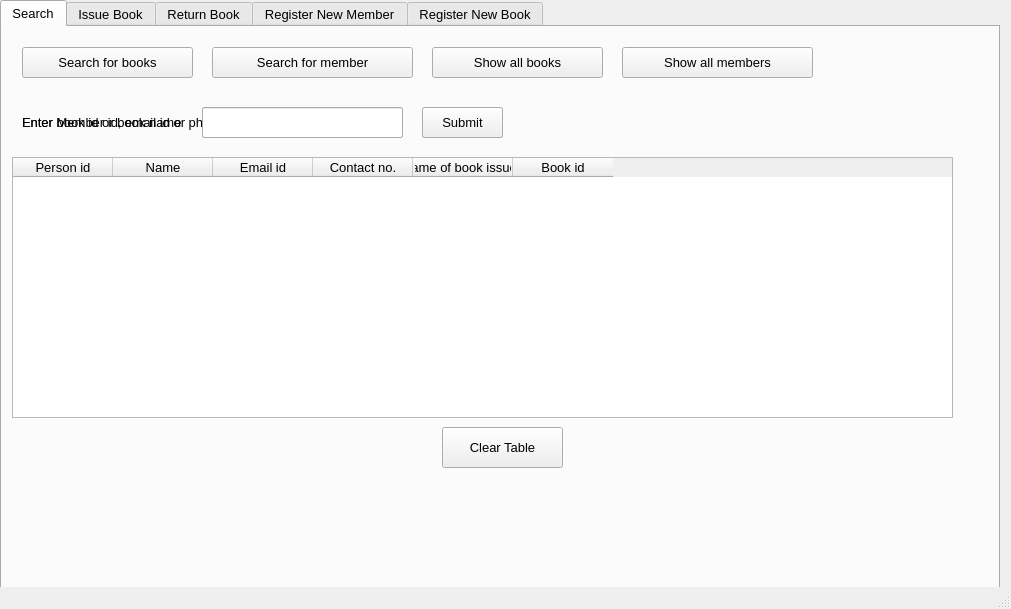
<?xml version="1.0" encoding="UTF-8"?>
<ui version="4.0">
 <class>MainWindow</class>
 <widget class="QMainWindow" name="MainWindow">
  <property name="geometry">
   <rect>
    <x>0</x>
    <y>0</y>
    <width>1011</width>
    <height>609</height>
   </rect>
  </property>
  <property name="windowTitle">
   <string>Library DBMS</string>
  </property>
  <widget class="QWidget" name="centralwidget">
   <property name="sizePolicy">
    <sizepolicy hsizetype="Maximum" vsizetype="Maximum">
     <horstretch>0</horstretch>
     <verstretch>0</verstretch>
    </sizepolicy>
   </property>
   <widget class="QTabWidget" name="tabWidget">
    <property name="geometry">
     <rect>
      <x>0</x>
      <y>0</y>
      <width>1000</width>
      <height>600</height>
     </rect>
    </property>
    <property name="sizePolicy">
     <sizepolicy hsizetype="Maximum" vsizetype="Maximum">
      <horstretch>0</horstretch>
      <verstretch>0</verstretch>
     </sizepolicy>
    </property>
    <property name="minimumSize">
     <size>
      <width>1000</width>
      <height>600</height>
     </size>
    </property>
    <property name="font">
     <font>
      <pointsize>10</pointsize>
     </font>
    </property>
    <property name="currentIndex">
     <number>0</number>
    </property>
    <widget class="QWidget" name="tab">
     <attribute name="title">
      <string>Search</string>
     </attribute>
     <widget class="QPushButton" name="searchbks">
      <property name="geometry">
       <rect>
        <x>20</x>
        <y>20</y>
        <width>171</width>
        <height>31</height>
       </rect>
      </property>
      <property name="text">
       <string>Search for books</string>
      </property>
     </widget>
     <widget class="QPushButton" name="searchmbr">
      <property name="geometry">
       <rect>
        <x>210</x>
        <y>20</y>
        <width>201</width>
        <height>31</height>
       </rect>
      </property>
      <property name="text">
       <string>Search for member</string>
      </property>
     </widget>
     <widget class="QLabel" name="sbks">
      <property name="geometry">
       <rect>
        <x>20</x>
        <y>80</y>
        <width>261</width>
        <height>31</height>
       </rect>
      </property>
      <property name="text">
       <string>Enter book id or book name</string>
      </property>
     </widget>
     <widget class="QLineEdit" name="sbksinput">
      <property name="geometry">
       <rect>
        <x>200</x>
        <y>80</y>
        <width>201</width>
        <height>31</height>
       </rect>
      </property>
     </widget>
     <widget class="QPushButton" name="sbkssubmit">
      <property name="geometry">
       <rect>
        <x>420</x>
        <y>80</y>
        <width>81</width>
        <height>31</height>
       </rect>
      </property>
      <property name="text">
       <string>Submit</string>
      </property>
     </widget>
     <widget class="QLabel" name="smbr">
      <property name="geometry">
       <rect>
        <x>20</x>
        <y>80</y>
        <width>431</width>
        <height>31</height>
       </rect>
      </property>
      <property name="text">
       <string>Enter Member id, email id or phone no.</string>
      </property>
     </widget>
     <widget class="QTableWidget" name="tblbooks">
      <property name="geometry">
       <rect>
        <x>10</x>
        <y>130</y>
        <width>941</width>
        <height>261</height>
       </rect>
      </property>
      <property name="verticalScrollMode">
       <enum>QAbstractItemView::ScrollPerPixel</enum>
      </property>
      <column>
       <property name="text">
        <string>Book id</string>
       </property>
      </column>
      <column>
       <property name="text">
        <string>Book Name</string>
       </property>
      </column>
      <column>
       <property name="text">
        <string>No. of copies in total</string>
       </property>
      </column>
      <column>
       <property name="text">
        <string>No. of copies issued</string>
       </property>
      </column>
     </widget>
     <widget class="QPushButton" name="clrtable">
      <property name="geometry">
       <rect>
        <x>440</x>
        <y>400</y>
        <width>121</width>
        <height>41</height>
       </rect>
      </property>
      <property name="text">
       <string>Clear Table</string>
      </property>
     </widget>
     <widget class="QPushButton" name="showbks">
      <property name="geometry">
       <rect>
        <x>430</x>
        <y>20</y>
        <width>171</width>
        <height>31</height>
       </rect>
      </property>
      <property name="text">
       <string>Show all books</string>
      </property>
     </widget>
     <widget class="QPushButton" name="showmbr">
      <property name="geometry">
       <rect>
        <x>620</x>
        <y>20</y>
        <width>191</width>
        <height>31</height>
       </rect>
      </property>
      <property name="text">
       <string>Show all members</string>
      </property>
     </widget>
     <widget class="QTableWidget" name="tblissue">
      <property name="geometry">
       <rect>
        <x>10</x>
        <y>130</y>
        <width>941</width>
        <height>261</height>
       </rect>
      </property>
      <property name="sizeAdjustPolicy">
       <enum>QAbstractScrollArea::AdjustIgnored</enum>
      </property>
      <column>
       <property name="text">
        <string>Issuer's Person id</string>
       </property>
      </column>
      <column>
       <property name="text">
        <string>Name of the Person</string>
       </property>
      </column>
      <column>
       <property name="text">
        <string>Book id</string>
       </property>
      </column>
      <column>
       <property name="text">
        <string>Book Name</string>
       </property>
      </column>
      <column>
       <property name="text">
        <string>Copy no. of the book</string>
       </property>
      </column>
      <column>
       <property name="text">
        <string>Issue Date</string>
       </property>
      </column>
      <column>
       <property name="text">
        <string>Due Date</string>
       </property>
      </column>
     </widget>
     <widget class="QTableWidget" name="tblmbr">
      <property name="geometry">
       <rect>
        <x>10</x>
        <y>130</y>
        <width>941</width>
        <height>261</height>
       </rect>
      </property>
      <property name="sizeAdjustPolicy">
       <enum>QAbstractScrollArea::AdjustIgnored</enum>
      </property>
      <column>
       <property name="text">
        <string>Person id</string>
       </property>
      </column>
      <column>
       <property name="text">
        <string>Name</string>
       </property>
      </column>
      <column>
       <property name="text">
        <string>Email id</string>
       </property>
      </column>
      <column>
       <property name="text">
        <string>Contact No.</string>
       </property>
      </column>
     </widget>
     <widget class="QLineEdit" name="smbrinput">
      <property name="geometry">
       <rect>
        <x>200</x>
        <y>80</y>
        <width>201</width>
        <height>31</height>
       </rect>
      </property>
     </widget>
     <widget class="QPushButton" name="smbrsubmit">
      <property name="geometry">
       <rect>
        <x>420</x>
        <y>80</y>
        <width>81</width>
        <height>31</height>
       </rect>
      </property>
      <property name="text">
       <string>Submit</string>
      </property>
     </widget>
     <widget class="QTableWidget" name="tblmbrinfo">
      <property name="geometry">
       <rect>
        <x>10</x>
        <y>130</y>
        <width>941</width>
        <height>261</height>
       </rect>
      </property>
      <column>
       <property name="text">
        <string>Person id</string>
       </property>
      </column>
      <column>
       <property name="text">
        <string>Name</string>
       </property>
      </column>
      <column>
       <property name="text">
        <string>Email id</string>
       </property>
      </column>
      <column>
       <property name="text">
        <string>Contact no.</string>
       </property>
      </column>
      <column>
       <property name="text">
        <string>Name of book issued</string>
       </property>
      </column>
      <column>
       <property name="text">
        <string>Book id</string>
       </property>
      </column>
     </widget>
    </widget>
    <widget class="QWidget" name="Issuetab">
     <property name="sizePolicy">
      <sizepolicy hsizetype="Maximum" vsizetype="Maximum">
       <horstretch>0</horstretch>
       <verstretch>0</verstretch>
      </sizepolicy>
     </property>
     <attribute name="title">
      <string>Issue Book</string>
     </attribute>
     <widget class="QFrame" name="frame">
      <property name="geometry">
       <rect>
        <x>0</x>
        <y>0</y>
        <width>1000</width>
        <height>1000</height>
       </rect>
      </property>
      <property name="sizePolicy">
       <sizepolicy hsizetype="Maximum" vsizetype="Maximum">
        <horstretch>0</horstretch>
        <verstretch>0</verstretch>
       </sizepolicy>
      </property>
      <property name="frameShape">
       <enum>QFrame::StyledPanel</enum>
      </property>
      <property name="frameShadow">
       <enum>QFrame::Raised</enum>
      </property>
      <widget class="QLabel" name="Enteremail">
       <property name="geometry">
        <rect>
         <x>20</x>
         <y>20</y>
         <width>361</width>
         <height>21</height>
        </rect>
       </property>
       <property name="text">
        <string>Enter your id no., email id or phone no.</string>
       </property>
      </widget>
      <widget class="QPushButton" name="emailsubmit">
       <property name="geometry">
        <rect>
         <x>440</x>
         <y>20</y>
         <width>81</width>
         <height>31</height>
        </rect>
       </property>
       <property name="text">
        <string>Submit</string>
       </property>
      </widget>
      <widget class="QLabel" name="enterbookid">
       <property name="geometry">
        <rect>
         <x>20</x>
         <y>100</y>
         <width>141</width>
         <height>21</height>
        </rect>
       </property>
       <property name="text">
        <string>Enter Book Id</string>
       </property>
      </widget>
      <widget class="QPushButton" name="bkidsubmit">
       <property name="geometry">
        <rect>
         <x>320</x>
         <y>100</y>
         <width>81</width>
         <height>31</height>
        </rect>
       </property>
       <property name="text">
        <string>Submit</string>
       </property>
      </widget>
      <widget class="QLabel" name="bookerror">
       <property name="geometry">
        <rect>
         <x>20</x>
         <y>160</y>
         <width>291</width>
         <height>21</height>
        </rect>
       </property>
       <property name="text">
        <string>No such book found in database.</string>
       </property>
      </widget>
      <widget class="QLabel" name="enterbname">
       <property name="geometry">
        <rect>
         <x>20</x>
         <y>210</y>
         <width>161</width>
         <height>21</height>
        </rect>
       </property>
       <property name="text">
        <string>Enter Book Name</string>
       </property>
      </widget>
      <widget class="QPushButton" name="bnamesubmit">
       <property name="geometry">
        <rect>
         <x>350</x>
         <y>210</y>
         <width>81</width>
         <height>31</height>
        </rect>
       </property>
       <property name="text">
        <string>Submit</string>
       </property>
      </widget>
      <widget class="QLineEdit" name="emailinput">
       <property name="geometry">
        <rect>
         <x>220</x>
         <y>20</y>
         <width>201</width>
         <height>31</height>
        </rect>
       </property>
      </widget>
      <widget class="QLineEdit" name="bkidinput">
       <property name="geometry">
        <rect>
         <x>100</x>
         <y>100</y>
         <width>201</width>
         <height>31</height>
        </rect>
       </property>
      </widget>
      <widget class="QLineEdit" name="bname">
       <property name="geometry">
        <rect>
         <x>130</x>
         <y>210</y>
         <width>201</width>
         <height>31</height>
        </rect>
       </property>
      </widget>
      <widget class="QLabel" name="copy">
       <property name="geometry">
        <rect>
         <x>20</x>
         <y>290</y>
         <width>561</width>
         <height>21</height>
        </rect>
       </property>
       <property name="text">
        <string>How many copies of this book are there in total?</string>
       </property>
      </widget>
      <widget class="QLineEdit" name="copyinput">
       <property name="geometry">
        <rect>
         <x>250</x>
         <y>290</y>
         <width>61</width>
         <height>31</height>
        </rect>
       </property>
       <property name="text">
        <string/>
       </property>
      </widget>
      <widget class="QPushButton" name="copysubmit">
       <property name="geometry">
        <rect>
         <x>330</x>
         <y>290</y>
         <width>81</width>
         <height>31</height>
        </rect>
       </property>
       <property name="text">
        <string>Submit</string>
       </property>
      </widget>
     </widget>
    </widget>
    <widget class="QWidget" name="Returntab">
     <attribute name="title">
      <string>Return Book</string>
     </attribute>
     <widget class="QLabel" name="enterbookid2">
      <property name="geometry">
       <rect>
        <x>20</x>
        <y>100</y>
        <width>141</width>
        <height>21</height>
       </rect>
      </property>
      <property name="text">
       <string>Enter Book Id</string>
      </property>
     </widget>
     <widget class="QLineEdit" name="bkidinput2">
      <property name="geometry">
       <rect>
        <x>100</x>
        <y>100</y>
        <width>201</width>
        <height>31</height>
       </rect>
      </property>
     </widget>
     <widget class="QPushButton" name="bkidsubmit2">
      <property name="geometry">
       <rect>
        <x>320</x>
        <y>100</y>
        <width>81</width>
        <height>31</height>
       </rect>
      </property>
      <property name="text">
       <string>Submit</string>
      </property>
     </widget>
     <widget class="QLabel" name="enterid">
      <property name="geometry">
       <rect>
        <x>10</x>
        <y>20</y>
        <width>351</width>
        <height>21</height>
       </rect>
      </property>
      <property name="text">
       <string>Enter your id no., email id or phone no.</string>
      </property>
     </widget>
     <widget class="QLineEdit" name="idinput">
      <property name="geometry">
       <rect>
        <x>200</x>
        <y>20</y>
        <width>201</width>
        <height>31</height>
       </rect>
      </property>
     </widget>
     <widget class="QPushButton" name="idsubmit">
      <property name="geometry">
       <rect>
        <x>420</x>
        <y>20</y>
        <width>81</width>
        <height>31</height>
       </rect>
      </property>
      <property name="text">
       <string>Submit</string>
      </property>
     </widget>
    </widget>
    <widget class="QWidget" name="newmem">
     <attribute name="title">
      <string>Register New Member</string>
     </attribute>
     <widget class="QLabel" name="entername">
      <property name="geometry">
       <rect>
        <x>20</x>
        <y>20</y>
        <width>181</width>
        <height>21</height>
       </rect>
      </property>
      <property name="text">
       <string>Enter your Name</string>
      </property>
     </widget>
     <widget class="QLineEdit" name="nameinput">
      <property name="geometry">
       <rect>
        <x>120</x>
        <y>20</y>
        <width>201</width>
        <height>31</height>
       </rect>
      </property>
     </widget>
     <widget class="QPushButton" name="namesubmit">
      <property name="geometry">
       <rect>
        <x>340</x>
        <y>20</y>
        <width>81</width>
        <height>31</height>
       </rect>
      </property>
      <property name="text">
       <string>Submit</string>
      </property>
     </widget>
     <widget class="QLabel" name="enter_email">
      <property name="geometry">
       <rect>
        <x>20</x>
        <y>90</y>
        <width>211</width>
        <height>21</height>
       </rect>
      </property>
      <property name="text">
       <string>Enter your email id</string>
      </property>
     </widget>
     <widget class="QLineEdit" name="emailinput2">
      <property name="geometry">
       <rect>
        <x>120</x>
        <y>90</y>
        <width>201</width>
        <height>31</height>
       </rect>
      </property>
     </widget>
     <widget class="QPushButton" name="emailsubmit2">
      <property name="geometry">
       <rect>
        <x>340</x>
        <y>90</y>
        <width>81</width>
        <height>31</height>
       </rect>
      </property>
      <property name="text">
       <string>Submit</string>
      </property>
     </widget>
     <widget class="QLabel" name="enterphone">
      <property name="geometry">
       <rect>
        <x>20</x>
        <y>170</y>
        <width>211</width>
        <height>21</height>
       </rect>
      </property>
      <property name="text">
       <string>Enter your phone no.</string>
      </property>
     </widget>
     <widget class="QLineEdit" name="phoneinput">
      <property name="geometry">
       <rect>
        <x>130</x>
        <y>170</y>
        <width>201</width>
        <height>31</height>
       </rect>
      </property>
     </widget>
     <widget class="QPushButton" name="phonesubmit">
      <property name="geometry">
       <rect>
        <x>350</x>
        <y>170</y>
        <width>81</width>
        <height>31</height>
       </rect>
      </property>
      <property name="text">
       <string>Submit</string>
      </property>
     </widget>
    </widget>
    <widget class="QWidget" name="newbook">
     <attribute name="title">
      <string>Register New Book</string>
     </attribute>
     <widget class="QLabel" name="enterbookid3">
      <property name="geometry">
       <rect>
        <x>20</x>
        <y>20</y>
        <width>141</width>
        <height>21</height>
       </rect>
      </property>
      <property name="text">
       <string>Enter Book Id</string>
      </property>
     </widget>
     <widget class="QLineEdit" name="bkidinput3">
      <property name="geometry">
       <rect>
        <x>100</x>
        <y>20</y>
        <width>201</width>
        <height>31</height>
       </rect>
      </property>
     </widget>
     <widget class="QPushButton" name="bkidsubmit3">
      <property name="geometry">
       <rect>
        <x>320</x>
        <y>20</y>
        <width>81</width>
        <height>31</height>
       </rect>
      </property>
      <property name="text">
       <string>Submit</string>
      </property>
     </widget>
     <widget class="QLabel" name="enterbname2">
      <property name="geometry">
       <rect>
        <x>20</x>
        <y>100</y>
        <width>171</width>
        <height>21</height>
       </rect>
      </property>
      <property name="text">
       <string>Enter Book Name</string>
      </property>
     </widget>
     <widget class="QLineEdit" name="bnameinput">
      <property name="geometry">
       <rect>
        <x>110</x>
        <y>100</y>
        <width>201</width>
        <height>31</height>
       </rect>
      </property>
      <property name="text">
       <string/>
      </property>
     </widget>
     <widget class="QPushButton" name="bnamesubmit2">
      <property name="geometry">
       <rect>
        <x>330</x>
        <y>100</y>
        <width>81</width>
        <height>31</height>
       </rect>
      </property>
      <property name="text">
       <string>Submit</string>
      </property>
     </widget>
     <widget class="QLabel" name="copy2">
      <property name="geometry">
       <rect>
        <x>20</x>
        <y>180</y>
        <width>561</width>
        <height>21</height>
       </rect>
      </property>
      <property name="text">
       <string>How many copies of this book are there in total?</string>
      </property>
     </widget>
     <widget class="QLineEdit" name="copyinput2">
      <property name="geometry">
       <rect>
        <x>260</x>
        <y>180</y>
        <width>61</width>
        <height>31</height>
       </rect>
      </property>
      <property name="text">
       <string/>
      </property>
     </widget>
     <widget class="QPushButton" name="copysubmit2">
      <property name="geometry">
       <rect>
        <x>340</x>
        <y>180</y>
        <width>81</width>
        <height>31</height>
       </rect>
      </property>
      <property name="text">
       <string>Submit</string>
      </property>
     </widget>
    </widget>
   </widget>
  </widget>
  <widget class="QMenuBar" name="menubar">
   <property name="geometry">
    <rect>
     <x>0</x>
     <y>0</y>
     <width>1011</width>
     <height>18</height>
    </rect>
   </property>
  </widget>
  <widget class="QStatusBar" name="statusbar"/>
 </widget>
 <tabstops>
  <tabstop>tabWidget</tabstop>
  <tabstop>emailinput</tabstop>
  <tabstop>emailsubmit</tabstop>
  <tabstop>bkidinput</tabstop>
  <tabstop>bkidsubmit</tabstop>
  <tabstop>bname</tabstop>
  <tabstop>bnamesubmit</tabstop>
  <tabstop>bkidinput2</tabstop>
  <tabstop>bkidsubmit2</tabstop>
  <tabstop>nameinput</tabstop>
  <tabstop>namesubmit</tabstop>
  <tabstop>emailinput2</tabstop>
  <tabstop>emailsubmit2</tabstop>
  <tabstop>phoneinput</tabstop>
  <tabstop>phonesubmit</tabstop>
  <tabstop>bkidinput3</tabstop>
  <tabstop>bkidsubmit3</tabstop>
  <tabstop>bnameinput</tabstop>
  <tabstop>bnamesubmit2</tabstop>
 </tabstops>
 <resources/>
 <connections/>
</ui>
